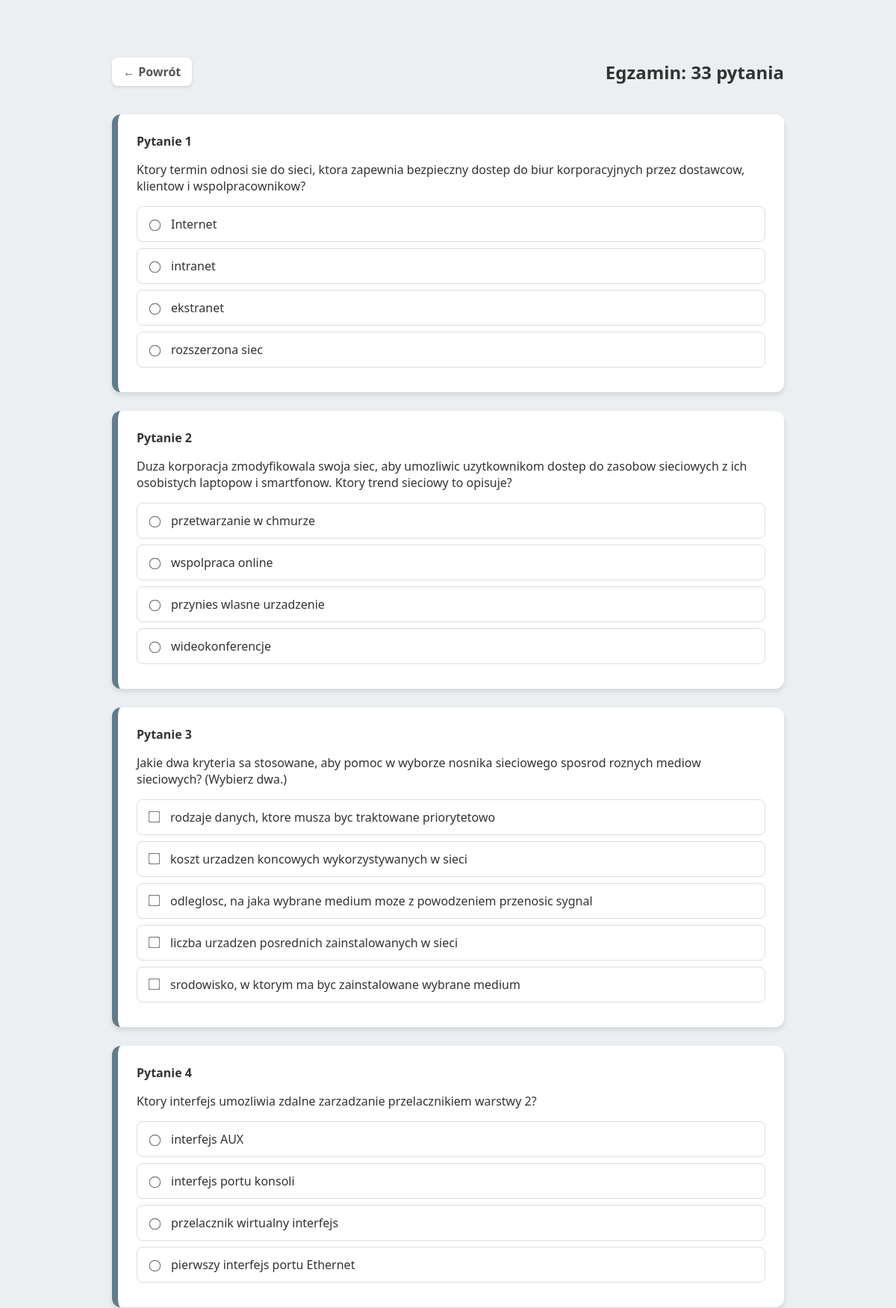
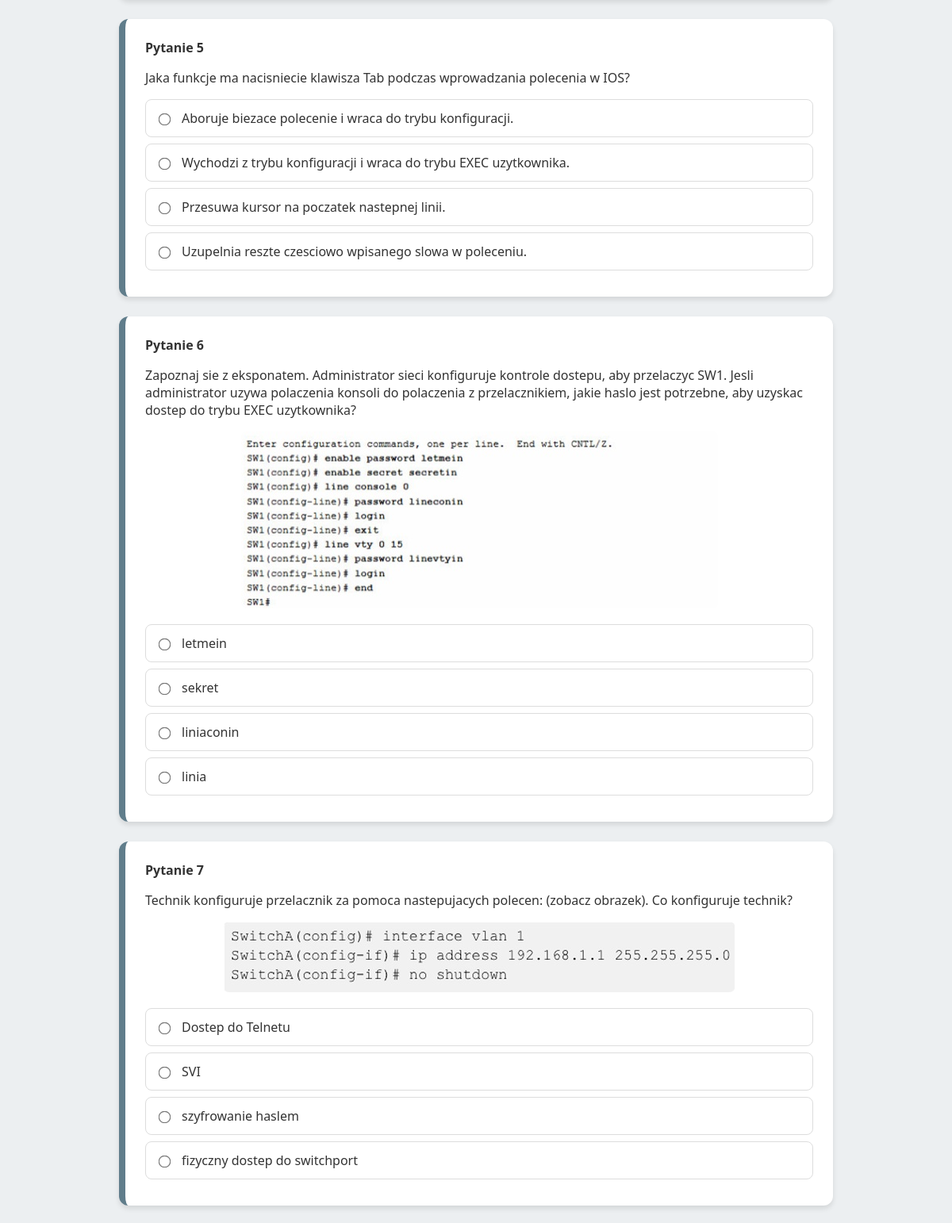
The page /test1/test1_33.php (upper part) on the database its author committed (2 pictures, top to bottom).
### tables this page shows
CREATE TABLE `odpowiedzi` (
  `id` int(11) NOT NULL AUTO_INCREMENT,
  `pytanie_id` int(11) DEFAULT NULL,
  `tresc` text NOT NULL,
  `czy_poprawna` tinyint(1) DEFAULT 0,
  PRIMARY KEY (`id`),
  KEY `pytanie_id` (`pytanie_id`),
  CONSTRAINT `odpowiedzi_ibfk_1` FOREIGN KEY (`pytanie_id`) REFERENCES `pytania` (`id`) ON DELETE CASCADE
);

### test1/test1_33.php (the view, shortened to what this page needs)
<?php
$host = 'localhost';
$user = 'root';
$pass = '1234';
$db   = 'pytania';
$conn = new mysqli($host, $user, $pass, $db);
$quiz = [];
$is_submitted = false;
if ($_SERVER['REQUEST_METHOD'] === 'POST' && isset($_POST['test_ids'])) {
    $is_submitted = true;
    $ids_to_check = $_POST['test_ids'];
    $user_answers = $_POST['ans'] ?? [];
    $sql = "SELECT p.id as p_id, p.tresc as p_tresc, p.obrazek, p.multiple,
                   o.id as o_id, o.tresc as o_tresc, o.czy_poprawna
            FROM pytania p
            LEFT JOIN odpowiedzi o ON p.id = o.pytanie_id
            WHERE p.id IN ($ids_to_check)";
    $result = $conn->query($sql);
    while ($row = $result->fetch_assoc()) {
        $quiz[$row['p_id']]['tresc'] = $row['p_tresc'];
        $quiz[$row['p_id']]['obrazek'] = $row['obrazek'];
        $quiz[$row['p_id']]['multiple'] = $row['multiple'];
        $quiz[$row['p_id']]['odpowiedzi'][] = [
            'id' => $row['o_id'],
            'tresc' => $row['o_tresc'],
            'poprawna' => $row['czy_poprawna']
        ];
    }
    $correct_total = 0;
    foreach ($quiz as $p_id => $data) {
        $correct_ids = [];
        foreach($data['odpowiedzi'] as $o) {
            if($o['poprawna'] == 1) $correct_ids[] = (string)$o['id'];
        }
        $current_user_ans = isset($user_answers[$p_id]) ? (array)$user_answers[$p_id] : [];
        sort($current_user_ans);
        sort($correct_ids);
        if ($current_user_ans === $correct_ids) {
            $correct_total++;
        }
    }
    $total_questions = count($quiz);
    $percent = ($total_questions > 0) ? round(($correct_total / $total_questions) * 100) : 0;
    if ($percent >= 50) {
        $status_text = "Zdałeś!";
        $result_class = "result-pass";
    } else {
        $status_text = "Nie zdałeś";
        $result_class = "result-fail";
    }
    $score = "<strong>$status_text</strong><br>Wynik: $percent% ($correct_total / $total_questions)";
} else {
    $random_ids_res = $conn->query("SELECT id FROM pytania ORDER BY RAND() LIMIT 33");
    $ids_array = [];
    while($row = $random_ids_res->fetch_assoc()) { $ids_array[] = $row['id']; }
    if(!empty($ids_array)) {
        $ids_string = implode(',', $ids_array);
        $sql = "SELECT p.id as p_id, p.tresc as p_tresc, p.obrazek, p.multiple,
                       o.id as o_id, o.tresc as o_tresc, o.czy_poprawna
                FROM pytania p
                LEFT JOIN odpowiedzi o ON p.id = o.pytanie_id
                WHERE p.id IN ($ids_string)";
        $result = $conn->query($sql);
        while ($row = $result->fetch_assoc()) {
            $quiz[$row['p_id']]['tresc'] = $row['p_tresc'];
            $quiz[$row['p_id']]['obrazek'] = $row['obrazek'];
            $quiz[$row['p_id']]['multiple'] = $row['multiple'];
            $quiz[$row['p_id']]['odpowiedzi'][] = [
                'id' => $row['o_id'],
                'tresc' => $row['o_tresc'],
                'poprawna' => $row['czy_poprawna']
            ];
        }
    }
}
?>
<!DOCTYPE html>
<html lang="pl">
<head>
</head>
<body>
    <div class="nav-top">
        <a href="menu_test1.php" class="btn-back">&larr; <b>Powrót</b></a>
        <h2>Egzamin: 33 pytania</h2>
    </div>
    <form method="POST">
        <?php $idx = 1; foreach ($quiz as $p_id => $q): ?>
            <?php
                $card_class = "";
            ?>
            <div class="question-card <?php echo $card_class; ?>">
                <strong>Pytanie <?php echo $idx++; ?></strong>
                <p><?php echo htmlspecialchars($q['tresc']); ?></p>
                <?php if ($q['obrazek'] && $q['obrazek'] !== 'false'): ?>
                    <div class="image-box"><img src="img/<?php echo $q['obrazek']; ?>"></div>
                <?php endif; ?>
                <div class="answers">
                    <?php
                    foreach ($q['odpowiedzi'] as $ans):
                        $ans_id = (string)$ans['id'];
                        $ans_class = "";
                        $checked = "";
                    ?>
                        <label class="<?php echo $ans_class; ?>">
                            <input type="<?php echo $q['multiple'] ? 'checkbox' : 'radio'; ?>"
                                   name="ans[<?php echo $p_id; ?>]<?php echo $q['multiple'] ? '[]' : ''; ?>"
                                   value="<?php echo $ans_id; ?>"
                                   <?php echo $checked; ?>
                                   <?php if ($is_submitted) echo "disabled"; ?>>
                            <?php echo htmlspecialchars($ans['tresc']); ?>
                        </label>
                    <?php endforeach; ?>
                </div>
            </div>
        <?php endforeach; ?>
    </form>
</body>
</html>

### test1/test1_33.php (style rules this page uses)
body { font-family: 'Segoe UI', sans-serif; max-width: 900px; margin: 40px auto; padding: 20px; background: #eceff1; color: #333; }
.nav-top { display: flex; justify-content: space-between; align-items: center; margin-bottom: 20px; }
.btn-back { text-decoration: none; color: #555; background: #fff; padding: 8px 15px; border-radius: 8px; box-shadow: 0 2px 4px rgba(0,0,0,0.1); }
.question-card { background: white; padding: 25px; margin-bottom: 25px; border-radius: 12px; box-shadow: 0 4px 6px rgba(0,0,0,0.1); border-left: 8px solid #607d8b; transition: 0.3s; }
label { display: flex; align-items: center; padding: 12px; margin: 8px 0; cursor: pointer; border-radius: 8px; border: 1px solid #ddd; background: white; }
input { margin-right: 15px; transform: scale(1.2); }
.image-box { margin: 15px 0; text-align: center; }
.image-box img { max-width: 100%; height: auto; border-radius: 8px; }

### rows shown on the page
odpowiedzi: tresc "Internet"
odpowiedzi: tresc "intranet"
odpowiedzi: tresc "ekstranet"
odpowiedzi: tresc "rozszerzona siec"
odpowiedzi: tresc "przetwarzanie w chmurze"
odpowiedzi: tresc "wspolpraca online"
odpowiedzi: tresc "przynies wlasne urzadzenie"
odpowiedzi: tresc "wideokonferencje"
odpowiedzi: tresc "rodzaje danych, ktore musza byc traktowane priorytetowo"
odpowiedzi: tresc "koszt urzadzen koncowych wykorzystywanych w sieci"
odpowiedzi: tresc "odleglosc, na jaka wybrane medium moze z powodzeniem przenosic sygnal"
odpowiedzi: tresc "liczba urzadzen posrednich zainstalowanych w sieci"
odpowiedzi: tresc "srodowisko, w ktorym ma byc zainstalowane wybrane medium"
odpowiedzi: tresc "interfejs AUX"
odpowiedzi: tresc "interfejs portu konsoli"
odpowiedzi: tresc "przelacznik wirtualny interfejs"
odpowiedzi: tresc "pierwszy interfejs portu Ethernet"
odpowiedzi: tresc "Aboruje biezace polecenie i wraca do trybu konfiguracji."
odpowiedzi: tresc "Wychodzi z trybu konfiguracji i wraca do trybu EXEC uzytkownika."
odpowiedzi: tresc "Przesuwa kursor na poczatek nastepnej linii."
odpowiedzi: tresc "Uzupelnia reszte czesciowo wpisanego slowa w poleceniu."
odpowiedzi: tresc "letmein"
odpowiedzi: tresc "sekret"
odpowiedzi: tresc "liniaconin"
odpowiedzi: tresc "linia"
odpowiedzi: tresc "Dostep do Telnetu"
odpowiedzi: tresc "SVI"
odpowiedzi: tresc "szyfrowanie haslem"
odpowiedzi: tresc "fizyczny dostep do switchport"

### other values the page prints
$q['tresc'] "Ktory termin odnosi sie do sieci, ktora zapewnia bezpieczny dostep do biur korporacyjnych przez dostawcow, klientow i wspolpracownikow?"
$q['tresc'] "Duza korporacja zmodyfikowala swoja siec, aby umozliwic uzytkownikom dostep do zasobow sieciowych z ich osobistych laptopow i smartfonow. Ktory trend sieciowy to opisuje?"
$q['tresc'] "Jakie dwa kryteria sa stosowane, aby pomoc w wyborze nosnika sieciowego sposrod roznych mediow sieciowych? (Wybierz dwa.)"
$q['tresc'] "Ktory interfejs umozliwia zdalne zarzadzanie przelacznikiem warstwy 2?"
$q['tresc'] "Jaka funkcje ma nacisniecie klawisza Tab podczas wprowadzania polecenia w IOS?"
$q['tresc'] "Technik konfiguruje przelacznik za pomoca nastepujacych polecen: (zobacz obrazek). Co konfiguruje technik?"
